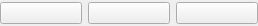
<?xml version="1.0" encoding="UTF-8"?>
<ui version="4.0">
 <class>DonatePanel</class>
 <widget class="QWidget" name="DonatePanel">
  <property name="geometry">
   <rect>
    <x>0</x>
    <y>0</y>
    <width>258</width>
    <height>26</height>
   </rect>
  </property>
  <property name="sizePolicy">
   <sizepolicy hsizetype="Expanding" vsizetype="Preferred">
    <horstretch>0</horstretch>
    <verstretch>0</verstretch>
   </sizepolicy>
  </property>
  <property name="windowTitle">
   <string>DonatePanel</string>
  </property>
  <layout class="QGridLayout" name="gridLayout">
   <property name="margin">
    <number>0</number>
   </property>
   <property name="spacing">
    <number>6</number>
   </property>
   <item row="0" column="2">
    <widget class="QPushButton" name="buttonWebMoney">
     <property name="text">
      <string/>
     </property>
     <property name="icon">
      <iconset resource="QtResource.qrc">
       <normaloff>:/Resources/Donate/WebMoney.png</normaloff>:/Resources/Donate/WebMoney.png</iconset>
     </property>
     <property name="iconSize">
      <size>
       <width>70</width>
       <height>18</height>
      </size>
     </property>
     <property name="checkable">
      <bool>true</bool>
     </property>
    </widget>
   </item>
   <item row="0" column="0">
    <widget class="QPushButton" name="buttonBitcoin">
     <property name="text">
      <string/>
     </property>
     <property name="icon">
      <iconset resource="QtResource.qrc">
       <normaloff>:/Resources/Donate/Bitcoin.png</normaloff>:/Resources/Donate/Bitcoin.png</iconset>
     </property>
     <property name="iconSize">
      <size>
       <width>70</width>
       <height>18</height>
      </size>
     </property>
     <property name="checkable">
      <bool>true</bool>
     </property>
    </widget>
   </item>
   <item row="0" column="1">
    <widget class="QPushButton" name="buttonLitecoin">
     <property name="text">
      <string/>
     </property>
     <property name="icon">
      <iconset resource="QtResource.qrc">
       <normaloff>:/Resources/Donate/Litecoin.png</normaloff>:/Resources/Donate/Litecoin.png</iconset>
     </property>
     <property name="iconSize">
      <size>
       <width>70</width>
       <height>18</height>
      </size>
     </property>
     <property name="checkable">
      <bool>true</bool>
     </property>
    </widget>
   </item>
  </layout>
 </widget>
 <layoutdefault spacing="6" margin="11"/>
 <resources>
  <include location="QtResource.qrc"/>
 </resources>
 <connections/>
</ui>
